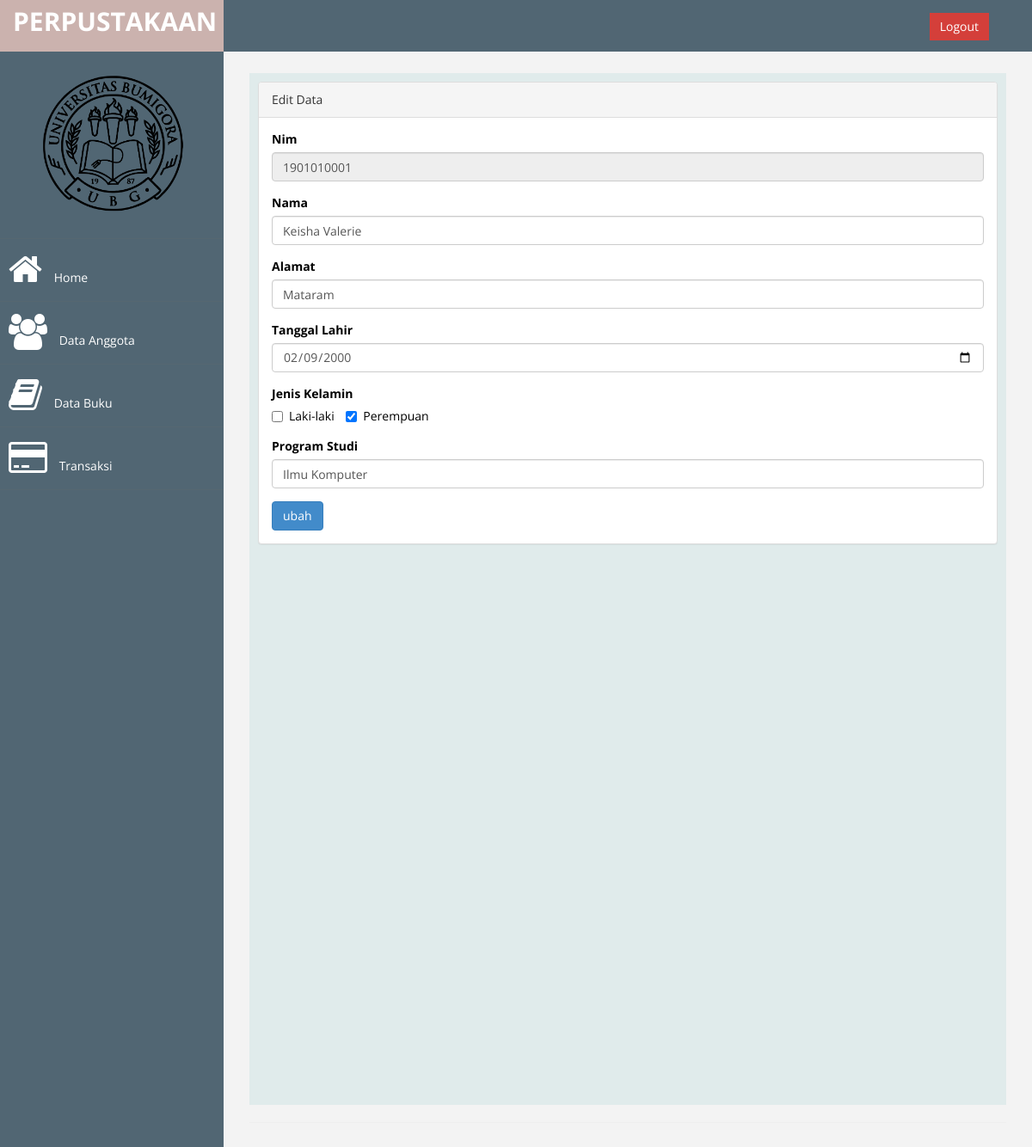
The page /index.php?page=anggota&aksi=ubah&id=1901010001 (signed in) on the database its author committed.
### tables this page shows
CREATE TABLE `tb_anggota` (
  `nim` int(11) NOT NULL,
  `nama` varchar(250) NOT NULL,
  `alamat` varchar(100) NOT NULL,
  `tgl_lahir` date NOT NULL,
  `jk` enum('l','p') NOT NULL,
  `prodi` varchar(75) NOT NULL
);

### page/anggota/ubah.php (the view, shortened to what this page needs)
<?php
	$nim = $_GET['id'];
	$sql = $koneksi->query("select * from tb_anggota where nim = '$nim' ");
	$tampil = $sql->fetch_assoc();
	$jkl = $tampil['jk'];
?>
<div class="panel panel-default">
<div class="panel-heading">
			Edit Data
	</div>
<div class="panel-body">
                            <div class="row">
                                <div class="col-md-12">
                                    <form method="POST">
                                        <div class="form-group">
                                            <label>Nim</label>
                                            <input class="form-control" name="nim" value="<?php echo $tampil['nim']?>" readonly />
                                        </div>
                                        <div class="form-group">
                                            <label>Nama</label>
                                            <input class="form-control" name="nama" value="<?php echo $tampil['nama']?>" />
                                        </div>
                                        <div class="form-group">
                                            <label>Alamat</label>
                                            <input class="form-control" name="alamat" value="<?php echo $tampil['alamat']?>" />
                                        </div>
                                        <div class="form-group">
                                            <label>Tanggal Lahir</label>
                                            <input class="form-control" type="date" name="tgl_lahir" value="<?php echo $tampil['tgl_lahir']?>" />
                                        </div>
                                        <div class="form-group">
                                            <label>Jenis Kelamin</label><br>
                                            <label class="checkbox-inline">
                                                <input type="checkbox" value="l" name="jk" <?php echo($jkl==l)?"checked":""; ?> /> Laki-laki
                                            </label>
                                            <label class="checkbox-inline">
                                                <input type="checkbox" value="p" name="jk" <?php echo($jkl==p)?"checked":""; ?> /> Perempuan
                                            </label>
                                        </div>
                                        <div class="form-group">
                                            <label>Program Studi</label>
                                            <input class="form-control" name="prodi" value="<?php echo $tampil['prodi']?>" />
                                        </div>
                                        <div>
                                        	<input type="submit" name="simpan" value="ubah" class="btn btn-primary">
                                        </div>
                                </div>
                        </div>
        		</div>
        </div>
</div>

### assets/css/custom.css (style rules this page uses)
body { font-family: 'Open Sans', sans-serif; }

### rows shown on the page
tb_anggota: nim "1901010001", nama "Keisha Valerie", alamat "Mataram", tgl_lahir "02/09/2000", jk "☑", prodi "Ilmu Komputer"
